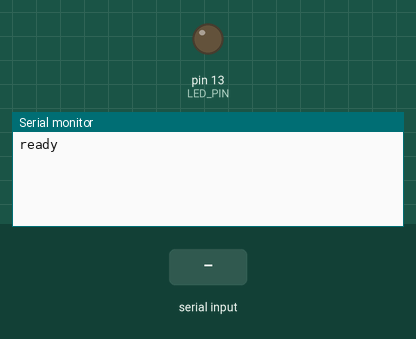
Recording of a sketch running on a simulated Arduino Uno, built with avr-gcc and run on an emulated ATmega328P. Parts: output pins drawn as LEDs (lit = HIGH), the last lines printed to the serial monitor. The test bench sets the inputs (shaded band).

Above: at 1.3 s.
1.4 s: "HELLO\n" received over Serial
At 2.2 s:
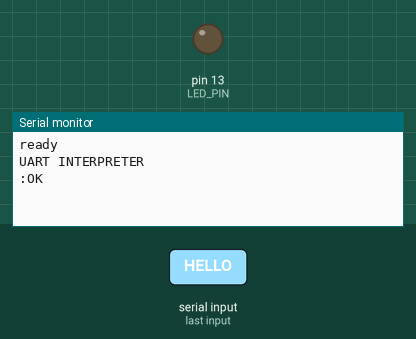
2.9 s: "LEDON\n" received over Serial
At 3.9 s:
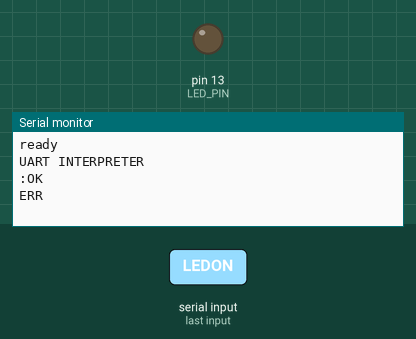
4.4 s: "AREAD\n" received over Serial
At 5.2 s:
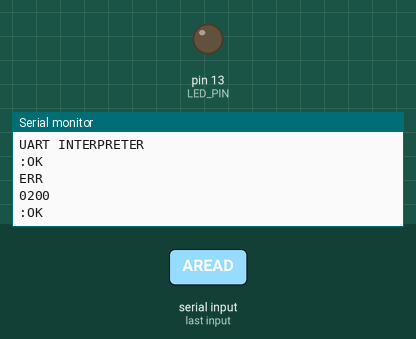

Measured:
- after the input at 1.4 s, the serial monitor: prints a new line at once (image 1)
- after the input at 2.9 s, the serial monitor: prints a new line at once (image 2)
- after the input at 4.4 s, the serial monitor: prints a new line at once (image 3)

The sketch:

Uart_Interp.ino
```cpp
/* Author: Alfonso Breglia
 * Email:  perqualchebitinpiu@gmail.com
 * Date:   28/12/2018
 * Description: interprete di comandi da seriale
 */

// Lunghezza massima della linea di comando includo il terminatore \0
#define MAXCMDSIZE  16
#define MAXOUTBUF  24
#define CMD_LEN      5
// LED integrato
#define LED_PIN    13


// ultimo comando letto
char command[MAXCMDSIZE];
//Buffer da riempire per le risposte
char buf[MAXOUTBUF];

// Legge il successivo carattere dallo stream di input
int get_char(){
  //attende l'arrivo di un nuovo carattere sulla seriale
  while (Serial.available() == 0);
  return Serial.read();
}

// Legge al massimo max_size caratteri e ritorna la lunghezza della stringa
// Il carattere \n è scartato

int get_line(char *line, int max_size){
  int i,c;
  for( i =0; i < max_size-1 && (c=get_char()) !='\n'; ++i){
    line[i] = c;
  }
  line[i] = '\0';
  return i;
}

// converte una sequenza di num_digit caratteri esadecimanli in un un uint16
// esempio 000A -> 10
int hex2uint16(char *str, int num_digit){
  uint16_t val = 0;
  int i;
  for (i = 0; i < num_digit; i++){
    uint8_t v = str[i];
    if (v >= '0' && v <= '9') v = v - '0';
    else if (v >= 'a' && v <='f') v = v - 'a' + 10;
    else if (v >= 'A' && v <='F') v = v - 'A' + 10;
    val = (val << 4) | (v & 0xF);
  }
  return val;
}


void setup(){
  pinMode(LED_PIN, OUTPUT);
  digitalWrite(LED_PIN,LOW);
  Serial.begin(9600);
  delay(100);
  //invia il ready
  Serial.write("ready\n",6);
}

void loop(){
  //attende una nuova linea di comando
  int cmd_size = get_line(command,MAXCMDSIZE);
  int res = 0;
  //se ci sono almeno 5 caratteri nel buffer
  if (cmd_size >= CMD_LEN){
    if(strncmp(command,"HELLO",CMD_LEN)==0){  //stampa una stringa
      int len = sprintf(buf, "UART INTERPRETER\n");
      Serial.write(buf,len);
      res = 1;

    }else if(strncmp(command,"LEDON",CMD_LEN)==0){
      //Accende o spegne il led
      if(cmd_size == 7){
        uint16_t val = hex2uint16(command+6,1);
        digitalWrite(LED_PIN,val);
        res = 1;
      }
    }else if(strncmp(command,"AREAD",CMD_LEN)==0){
      //Legge il valore analogico da A0 e lo restituisce
      int sensorValue = analogRead(A0);
      int len = sprintf(buf, "%04x\n", sensorValue);
      Serial.write(buf,len);
      res = 1;
    }
  }
  Serial.write((res==0?"ERR\n":":OK\n"),4);
}
```
